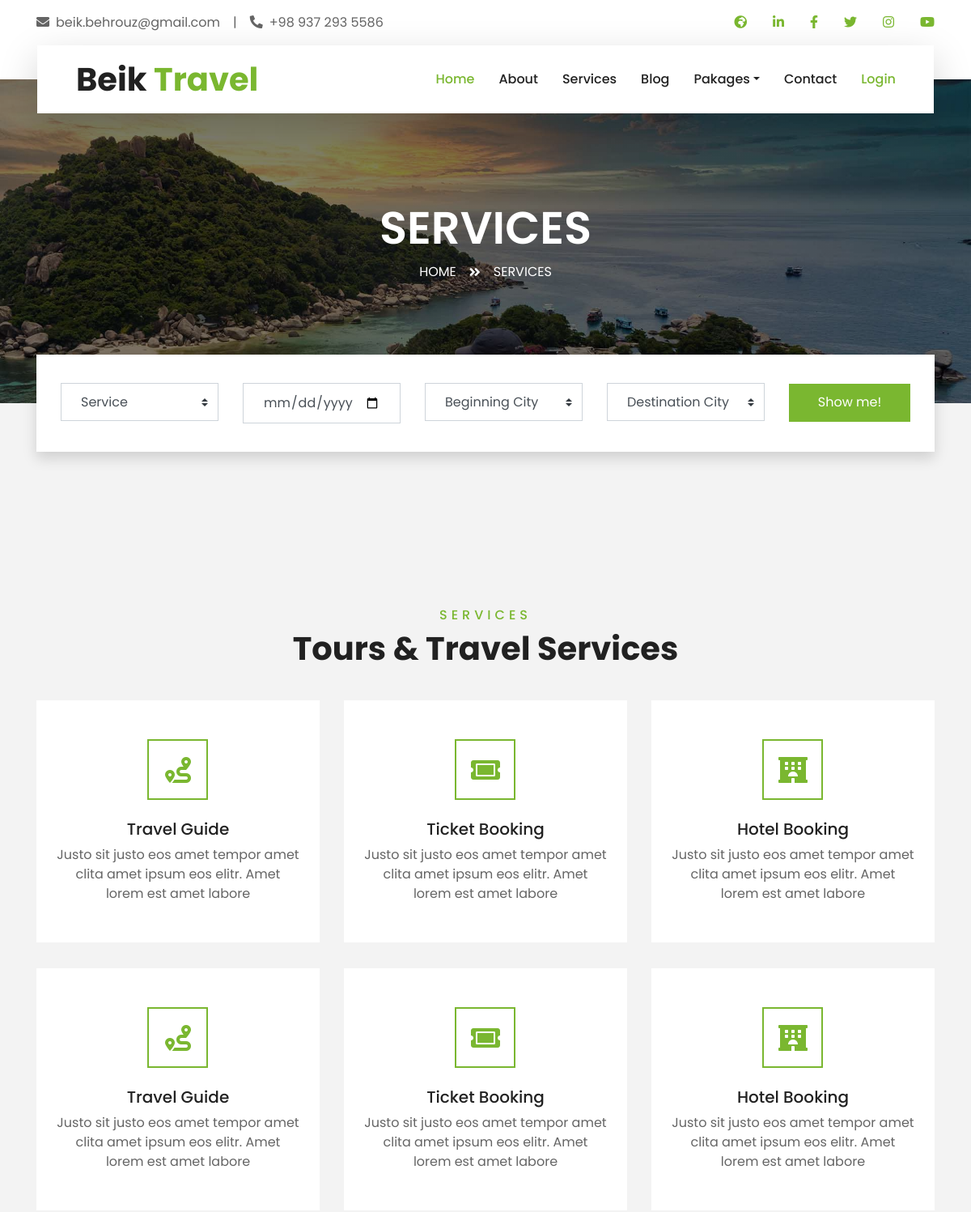
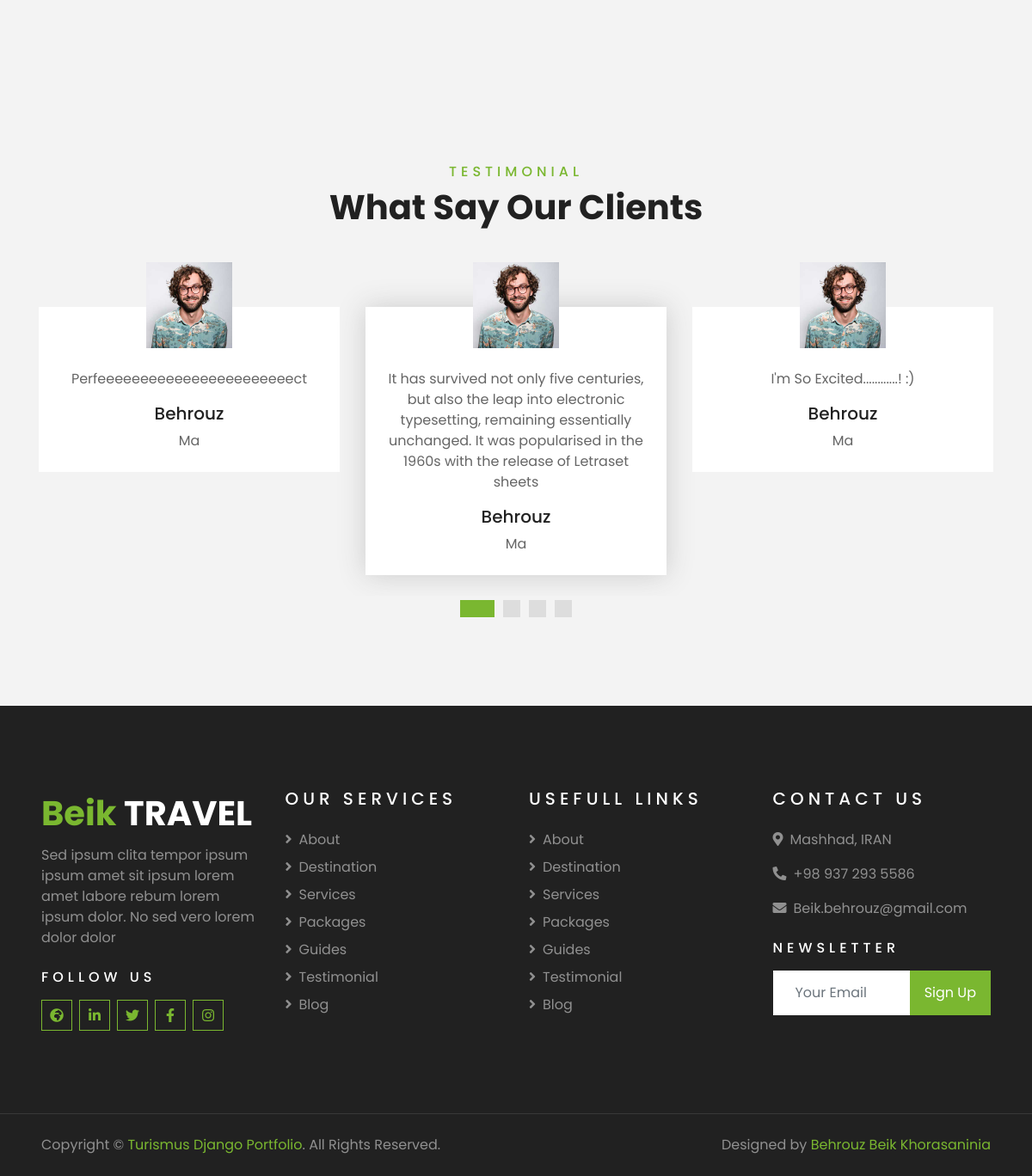
The page /Services/ on the database its author committed (2 pictures, top to bottom).
### Blog/models.py (models this page shows)
class Comment(models.Model):
    PRODUCT_STARS = [
        ('1' , 'Very Bad'),
        ('2', 'Bad'),
        ('3', 'Normal'),
        ('4', 'Good'),
        ('5', 'Perfect'),
    ]
    article = models.ForeignKey(Article,on_delete=models.CASCADE,related_name='comments',)
    author = models.ForeignKey(CustomUser, on_delete=models.CASCADE, related_name='comments', )
    body = models.TextField()
    stars = models.CharField(max_length=10,choices=PRODUCT_STARS)
    datetime_create = models.DateTimeField(auto_now_add=True)
    datetime_update = models.DateTimeField(auto_now=True)
    active = models.BooleanField(default=True)

### Account/models.py (models this page shows, shortened)
class CustomUser (AbstractBaseUser, PermissionsMixin):
    USERTYPE=(
        ('Ma','MASTER'),
        ('Tr','TRAVELER'),
        ('Us','USER'),
        ('Bl','BLOGER'),
        ('Gu', 'GUIDE'),
    )
    username = models.CharField ( max_length=100, blank=True,null=True )
    mobile  = models.CharField ( max_length=15, default='0' )
    email = models.EmailField(unique=True)
    usertype = models.CharField ( max_length=2, choices=USERTYPE, default='Us' )
    firstname  = models.CharField ( blank=True,null=True,max_length=50 )
    lastname  = models.CharField ( blank=True,null=True,max_length=50 )
    first_name  = models.CharField ( blank=True,null=True,max_length=50 )
    last_name  = models.CharField ( blank=True,null=True,max_length=50 )
    unicid  = models.CharField ( max_length=10, unique=True )
    birthday  = models.DateTimeField ( blank=True,null=True )
    gender  = models.BooleanField ( blank=True,null=True )
    status = models.BooleanField(default=False)
    image = models.ImageField ( blank=True,null=True,upload_to='Profile' )
    city = models.ForeignKey(to='Home.City', on_delete=models.CASCADE, blank=True,null=True)
    profesional = models.CharField ( max_length=50, blank=True, null=True )
    is_superuser = models.BooleanField(default=False)
    is_staff = models.BooleanField(default=False)
    is_active = models.BooleanField(default=False)
    date_joined = models.DateTimeField(blank=True, null=True)
    USERNAME_FIELD = 'email'
    EMAIL_FIELD = 'email'
    REQUIRED_FIELDS = []
    objects = UserManager()

### Home/views.py (the view)
# urls.py: path('Services/', views.services, name='services'),
def services(request):
    comments = Comment.objects.filter(active=True).order_by('-id')[:6]
    context = {
        'comments':comments,
    }
    return (render(request,'Home/service.html',context))#service

### Home/templates/Home/service.html (shortened to what this page needs)
{% extends "_base.html" %}
{% load static %}
{% block static%}
    <link href="{% static 'lib/owlcarousel/assets/owl.carousel.min.css' %}" rel="stylesheet">
    <link href="{% static 'lib/tempusdominus/css/tempusdominus-bootstrap-4.min.css' %}" rel="stylesheet" />
    <link href="{% static 'css/style.css' %}" rel="stylesheet">
{%endblock%}
{% block body %}
    <div class="container-fluid page-header">
        <div class="container">
            <div class="d-flex flex-column align-items-center justify-content-center" style="min-height: 400px">
                <h3 class="display-4 text-white text-uppercase">Services</h3>
                <div class="d-inline-flex text-white">
                    <p class="m-0 text-uppercase"><a class="text-white" href="{% url 'Home:index' %}">Home</a></p>
                    <i class="fa fa-angle-double-right pt-1 px-3"></i>
                    <p class="m-0 text-uppercase">Services</p>
                </div>
            </div>
        </div>
    </div>
    {% include 'Booking.html' %}
    <div class="container-fluid py-5">
        <div class="container pt-5 pb-3">
            <div class="text-center mb-3 pb-3">
                <h6 class="text-primary text-uppercase" style="letter-spacing: 5px;">Services</h6>
                <h1>Tours & Travel Services</h1>
            </div>
            <div class="row">
                <div class="col-lg-4 col-md-6 mb-4">
                    <div class="service-item bg-white text-center mb-2 py-5 px-4">
                        <i class="fa fa-2x fa-route mx-auto mb-4"></i>
                        <h5 class="mb-2">Travel Guide</h5>
                        <p class="m-0">Justo sit justo eos amet tempor amet clita amet ipsum eos elitr. Amet lorem est amet labore</p>
                    </div>
                </div>
                <div class="col-lg-4 col-md-6 mb-4">
                    <div class="service-item bg-white text-center mb-2 py-5 px-4">
                        <i class="fa fa-2x fa-ticket-alt mx-auto mb-4"></i>
                        <h5 class="mb-2">Ticket Booking</h5>
                        <p class="m-0">Justo sit justo eos amet tempor amet clita amet ipsum eos elitr. Amet lorem est amet labore</p>
                    </div>
                </div>
                <div class="col-lg-4 col-md-6 mb-4">
                    <div class="service-item bg-white text-center mb-2 py-5 px-4">
                        <i class="fa fa-2x fa-hotel mx-auto mb-4"></i>
                        <h5 class="mb-2">Hotel Booking</h5>
                        <p class="m-0">Justo sit justo eos amet tempor amet clita amet ipsum eos elitr. Amet lorem est amet labore</p>
                    </div>
                </div>
                <div class="col-lg-4 col-md-6 mb-4">
                    <div class="service-item bg-white text-center mb-2 py-5 px-4">
                        <i class="fa fa-2x fa-route mx-auto mb-4"></i>
                        <h5 class="mb-2">Travel Guide</h5>
                        <p class="m-0">Justo sit justo eos amet tempor amet clita amet ipsum eos elitr. Amet lorem est amet labore</p>
                    </div>
                </div>
                <div class="col-lg-4 col-md-6 mb-4">
                    <div class="service-item bg-white text-center mb-2 py-5 px-4">
                        <i class="fa fa-2x fa-ticket-alt mx-auto mb-4"></i>
                        <h5 class="mb-2">Ticket Booking</h5>
                        <p class="m-0">Justo sit justo eos amet tempor amet clita amet ipsum eos elitr. Amet lorem est amet labore</p>
                    </div>
                </div>
                <div class="col-lg-4 col-md-6 mb-4">
                    <div class="service-item bg-white text-center mb-2 py-5 px-4">
                        <i class="fa fa-2x fa-hotel mx-auto mb-4"></i>
                        <h5 class="mb-2">Hotel Booking</h5>
                        <p class="m-0">Justo sit justo eos amet tempor amet clita amet ipsum eos elitr. Amet lorem est amet labore</p>
                    </div>
                </div>
            </div>
        </div>
    </div>
    {% include 'Testimonial.html' %}
{%endblock%}

### templates/Testimonial.html
<div id="testim" class="container-fluid py-5">
    <div class="container py-5">
        <div class="text-center mb-3 pb-3">
            <h6 class="text-primary text-uppercase" style="letter-spacing: 5px;">Testimonial</h6>
            <h1>What Say Our Clients</h1>
        </div>
        <div class="owl-carousel testimonial-carousel">
            {% for c in comments %}
            <div class="text-center pb-4">
                {% if c.author.image %}
                <img class="img-fluid mx-auto" src="{{ c.author.image.url }}" alt="{{ c.author.firstname }}" style="width: 100px; height: 100px;" >
                {% endif %}
                <div class="testimonial-text bg-white p-4 mt-n5">
                    <p class="mt-5">{{ c.body }}</p>
                    <h5 class="text-truncate">{{ c.author.firstname }}</h5>
                    <span>{{ c.author.usertype }}</span>
                </div>
            </div>
            {% endfor %}
        </div>
    </div>
</div>

### rows shown on the page
Comment: author.image (picture), body "It has survived not only five centuries, but also the leap into electronic typesetting, remaining essentially unchanged. It was popularised in the 1960s with the release of Letraset sheets", author.firstname "Behrouz", author.usertype "Ma"
Comment: author.image (picture), body "I'm So Excited............! :)", author.firstname "Behrouz", author.usertype "Ma"
Comment: author.image (picture), body "Perfeeeeeeeeeeeeeeeeeeeeeeect", author.firstname "Behrouz", author.usertype "Ma"
